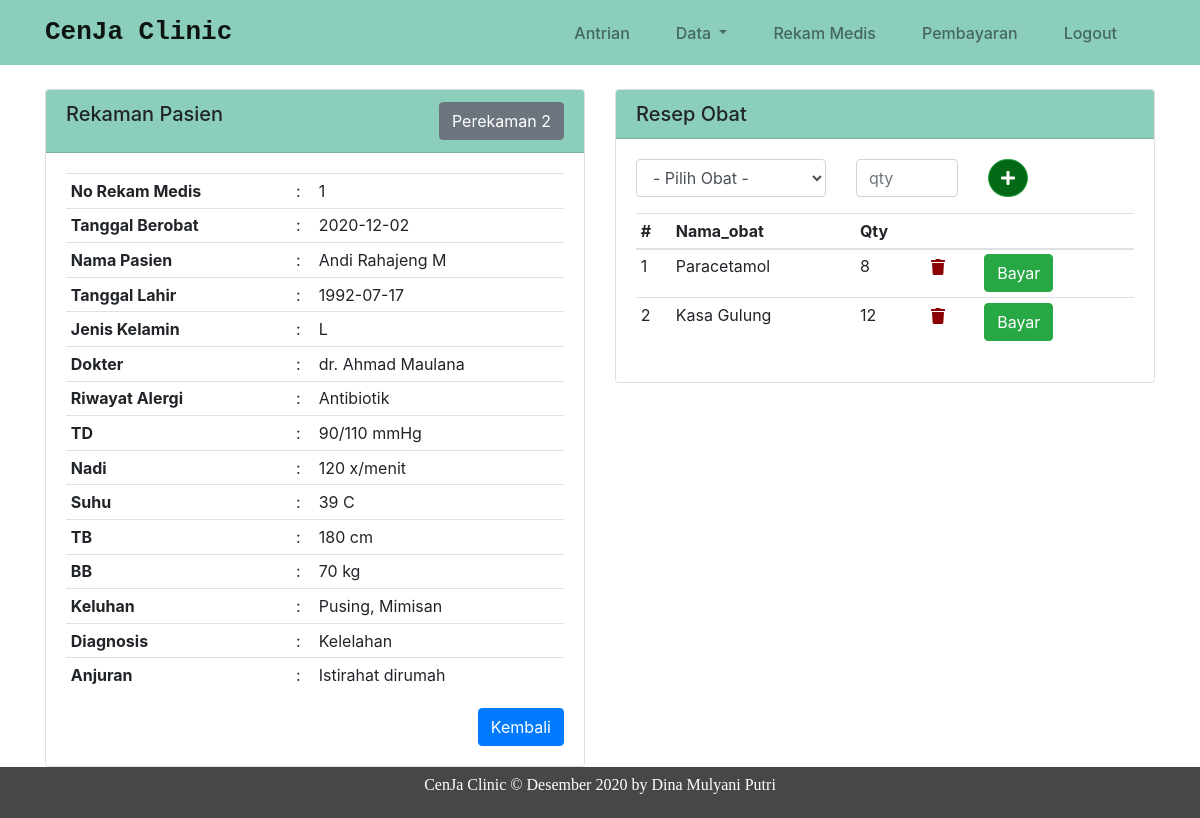
The app's page /rekam_medis/merekam/19 with its own data.
### tables this page shows
CREATE TABLE `rekam_medis` (
  `id_rm` int(11) NOT NULL,
  `no_rm` int(11) NOT NULL,
  `tgl_berobat` date NOT NULL,
  `id_pasien` int(11) NOT NULL,
  `id_dokter` int(11) NOT NULL,
  `riwayat_alergi` varchar(50) NOT NULL,
  `td` varchar(20) NOT NULL,
  `nadi` varchar(10) NOT NULL,
  `suhu` varchar(10) NOT NULL,
  `tb` varchar(10) NOT NULL,
  `bb` varchar(15) NOT NULL,
  `keluhan` varchar(50) NOT NULL,
  `diagnosis` varchar(50) NOT NULL,
  `anjuran` enum('Rawat Jalan','Rawat Inap','Rujuk','Istirahat dirumah') NOT NULL
);

CREATE TABLE `daftarpasien` (
  `id_pasien` int(11) NOT NULL,
  `nama_pasien` varchar(50) NOT NULL,
  `tgl_lahir` date NOT NULL,
  `jenis_kelamin` enum('L','P') NOT NULL,
  `no_hp` varchar(15) NOT NULL,
  `alamat` varchar(70) NOT NULL
);

CREATE TABLE `data_dokter` (
  `id_dokter` int(11) NOT NULL,
  `nama_dokter` varchar(50) NOT NULL,
  `nip` varchar(20) NOT NULL,
  `jk` enum('L','P') NOT NULL,
  `tarif_konsul` int(20) NOT NULL
);

CREATE TABLE `resep_obat` (
  `id_resep` int(11) NOT NULL,
  `id_rm` int(11) NOT NULL,
  `id_obat` int(11) NOT NULL,
  `qty` int(10) NOT NULL,
  `total` int(20) NOT NULL,
  `metode` varchar(20) NOT NULL,
  `keterangan` varchar(20) NOT NULL
);

CREATE TABLE `data_obat` (
  `id_obat` int(11) NOT NULL,
  `no_obat` varchar(20) NOT NULL,
  `nama_obat` varchar(50) NOT NULL,
  `harga_obat` int(20) NOT NULL
);

### application/controllers/Rekam_medis.php (called while the page is built, shortened)
<?php
class Rekam_medis extends CI_Controller {
    public function __construct(){
        $this->load->model('Antrian_model');
        $this->load->model('Dokter_model');
        $this->load->model('Pasien_model');
        $this->load->model('Perekaman_model');
        $this->load->model('Obat_model');
        $this->load->library('form_validation');
        $this->load->helper('form');
    }
    public function merekam($id){
        $data['judul'] = 'Halaman Rekam Medis';
        $data['rekam'] = $this->Perekaman_model->getAllMerekam($id)->result_array();
        $data['data_obat'] = $this->Obat_model->getAllObat();
        $data['resep_obat'] = $this->Perekaman_model->getAllResep($id)->result_array();
        $this->load->view('template/header', $data);
        $this->load->view('klinik/perekaman', $data);
        $this->load->view('template/footer');
    }
}

### index.php (called while the page is built, shortened)
<?php
require_once BASEPATH.'core/CodeIgniter.php';

### application/models/Perekaman_model.php (called while the page is built, shortened)
<?php
class Perekaman_model extends CI_model {
  public function getAllMerekam($id){
    $query = $this->db->query("SELECT rekam_medis.*,
                        daftarpasien.nama_pasien, daftarpasien.tgl_lahir, daftarpasien.jenis_kelamin, daftarpasien.no_hp, daftarpasien.alamat, data_dokter.nama_dokter, data_dokter.nip, data_dokter.jk, data_dokter.tarif_konsul FROM rekam_medis
                        INNER JOIN daftarpasien ON rekam_medis.id_pasien=daftarpasien.id_pasien
                        INNER JOIN data_dokter ON rekam_medis.id_dokter=data_dokter.id_dokter WHERE rekam_medis.id_rm='$id'");
    return $query;
  }
  public function getAllResep($id){
    $query = $this->db->query("SELECT resep_obat.*, data_obat.no_obat, data_obat.nama_obat, data_obat.harga_obat FROM resep_obat INNER JOIN data_obat ON resep_obat.id_obat=data_obat.id_obat WHERE resep_obat.id_rm='$id'");
    return $query;
  }
}

### application/views/klinik/perekaman.php (the view, shortened to what this page needs)
<div class="container">
    <div class="row">
        <div class="col-md-6">
            <div class="card mt-4">
                <h5 class="card-header bg-light">Rekaman Pasien
                    <button type="button" class="btn btn-secondary float-right" data-toggle="modal" data-target="#formModal">
                    Perekaman 2
                    </button>
                </h5>
                <div class="card-body">
                    <table class="table table-sm">
                    <?php $start=0; foreach($rekam as $r) : ?>
                        <tr>
                            <th>No Rekam Medis</th>
                            <td>:</td>
                            <td><?php echo $r['no_rm']; ?></td>
                        </tr>
                        <tr>
                            <th>Tanggal Berobat</th>
                            <td>:</td>
                            <td><?php echo $r['tgl_berobat']; ?></td>
                        </tr>
                        <tr>
                            <th>Nama Pasien</th>
                            <td>:</td>
                            <td><?php echo $r['nama_pasien']; ?></td>
                        </tr>
                        <tr>
                            <th>Tanggal Lahir</th>
                            <td>:</td>
                            <td><?php echo $r['tgl_lahir']; ?></td>
                        </tr>
                        <tr>
                            <th>Jenis Kelamin</th>
                            <td>:</td>
                            <td><?php echo $r['jenis_kelamin']; ?></td>
                        </tr>
                        <tr>
                            <th>Dokter</th>
                            <td>:</td>
                            <td><?php echo $r['nama_dokter']; ?></td>
                        </tr>
                        <tr>
                            <th>Riwayat Alergi</th>
                            <td>:</td>
                            <td><?php echo $r['riwayat_alergi']; ?></td>
                        </tr>
                        <tr>
                            <th>TD</th>
                            <td>:</td>
                            <td><?php echo $r['td']; ?> mmHg</td>
                        </tr>
                        <tr>
                            <th>Nadi</th>
                            <td>:</td>
                            <td><?php echo $r['nadi']; ?> x/menit</td>
                        </tr>
                        <tr>
                            <th>Suhu</th>
                            <td>:</td>
                            <td><?php echo $r['suhu']; ?> C</td>
                        </tr>
                        <tr>
                            <th>TB</th>
                            <td>:</td>
                            <td><?php echo $r['tb']; ?> cm</td>
                        </tr>
                        <tr>
                            <th>BB</th>
                            <td>:</td>
                            <td><?php echo $r['bb']; ?> kg</td>
                        </tr>
                        <tr>
                            <th>Keluhan</th>
                            <td>:</td>
                            <td><?php echo $r['keluhan']; ?></td>
                        </tr>
                        <tr>
                            <th>Diagnosis</th>
                            <td>:</td>
                            <td><?php echo $r['diagnosis']; ?></td>
                        </tr>
                        <tr>
                            <th>Anjuran</th>
                            <td>:</td>
                            <td><?php echo $r['anjuran']; ?></td>
                        </tr>
                    <?php endforeach; ?>
                    </table>
                    <a href="<?php echo base_url(); ?>rekam_medis" class="btn btn-primary float-right">Kembali</a>
                </div>
                </div>
        </div>
        <div class="col-md-6">
            <div class="card mt-4">
                <h5 class="card-header bg-light">Resep Obat</h5>
                <div class="card-body">
                    <form action="<?php echo base_url(); ?>rekam_medis/tambah_resep" method="post">
                        <div class="row">
                            <div class="col-md-5">
                                <div class="form-group">
                                    <select class="form-control" id="obat" name="obat">
                                        <option value="">- Pilih Obat -</option>
                                    </select>
                                </div>
                            </div>
                            <div class="col-md-3">
                                <div class="form-group">
                                    <input type="number" class="form-control" name="qty" id="qty" placeholder="qty">
                                </div>
                            </div>
                            <div class="col-md-4">
                                    <button type="submit" class="btn btn-success" style="border-radius: 40px; background-color: rgb(3, 105, 23);"><i class="fas fa-plus"></i></button>
                            </div>
                        </div>
                    </form>
                    <table class="table table-sm">
                        <thead>
                            <tr>
                                <th scope="col">#</th>
                                <th scope="col">Nama_obat</th>
                                <th scope="col">Qty</th>
                                <th scope="col"></th>
                                <th scope="col"></th>
                                <th scope="col"></th>
                            </tr>
                        </thead>
                        <tbody>
                            <?php $s=0; foreach($resep_obat as $resep) : ?>
                            <tr>
                                <td><?php echo ++$s; ?></td>
                                <td><?php echo $resep['nama_obat']; ?></td>
                                <td><?php echo $resep['qty']; ?></td>
                                <td>
                                <a href="<?php echo base_url(); ?>rekam_medis/hapus/<?php echo $resep['id_resep']; ?>/<?php echo $resep['id_rm']; ?>" class="badge icon-hapus"><i class="fas fa-trash fa-lg"></i></a>
                                </td>
                                <td>
                                <a href="<?php echo base_url(); ?>pembayaran/bayar1/<?php echo $resep['id_resep']; ?>" class="btn btn-success">Bayar</a>
                                </td>
                                <td>
                                </td>
                            </tr>
                            <?php endforeach; ?>
                        </tbody>
                    </table>
                </div>
            </div>
        </div>
    </div>
</div>

### assets/css/style.css (style rules this page uses)
.bg-light { background-color: rgb(138, 206, 187) !important; }
.fa-trash { color: darkred; }

### records on screen
rekam_medis: no_rm "1", tgl_berobat "2020-12-02", id_pasien.nama_pasien "Andi Rahajeng M", id_pasien.tgl_lahir "1992-07-17", id_pasien.jenis_kelamin "L", id_dokter.nama_dokter "dr. Ahmad Maulana", riwayat_alergi "Antibiotik", td "90/110", nadi "120", suhu "39", tb "180", bb "70", keluhan "Pusing, Mimisan", diagnosis "Kelelahan", anjuran "Istirahat dirumah"
resep_obat: id_obat.nama_obat "Paracetamol", qty "8"
resep_obat: id_obat.nama_obat "Kasa Gulung", qty "12"
